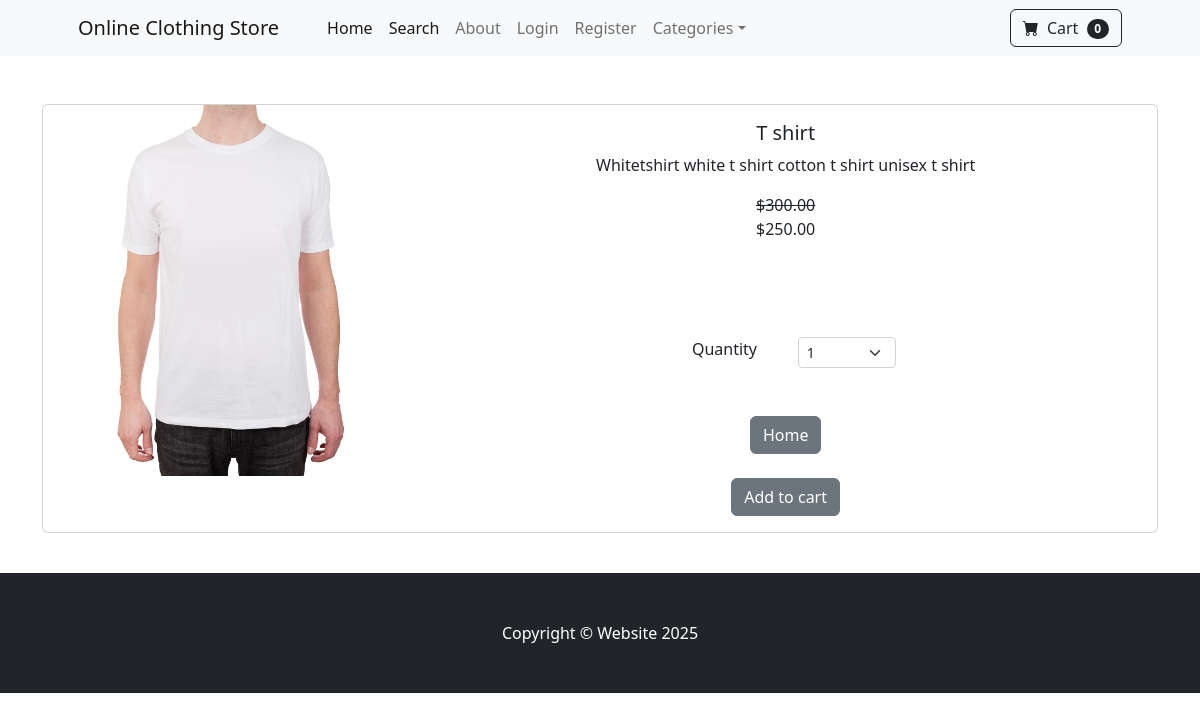
The page /product/7 on the database its author committed.
### store/models.py (models this page shows, shortened)
class Product(models.Model):
    name = models.CharField(max_length=254)
    price = models.DecimalField(max_digits=6,default=0,decimal_places=2)
    category = models.ForeignKey(Category, on_delete=models.CASCADE, default=1)
    description = models.CharField(max_length=254,null=True,blank=True,default='')
    is_sale = models.BooleanField(default=False)
    sale_price = models.DecimalField(max_digits=6,default=0,decimal_places=2)
    image = models.ImageField(upload_to='uploads/product')

### store/views.py (the view)
# urls.py: path('product/<int:pk>', views.product, name="product" ),
def product(request,pk):
    product = Product.objects.get(id=pk)
    return render(request,'product.html', {'product':product})

### cart/cart.py (called while the page is built)
    def __len__(self):
        return len(self.cart)

### cart/context_processors.py (called while the page is built)
def cart(request):
    return {'cart' : Cart(request)}

### store/templates/product.html (shortened to what this page needs)
{% extends "base.html" %}
{% block content %}
<div class="container">
    <br> <br>
<div class="card mb-3" >
  <div class="row g-0">
    <div class="col-md-4">
      <img src="{{ product.image.url }}" class="img-fluid rounded-start" alt="...">
    </div>
    <div class="col-md-8">
      <div class="card-body">
        <center>
        <h5 class="card-title">{{product.name}}</h5>
        <p class="card-text"> {{product.description}} </p>
        {% if product.is_sale  %}
         <div class="col mb-5">
        <strike> ${{product.price}}  </strike> <br>
          ${{product.sale_price}}
         </div>
        {% else %}
          ${{product.price}}
        {% endif %}
        <br> <br>
        <div class="row justify-content-center">
        <div class="col-md-2"> Quantity</div>
        <div class="col-md-2">
        <select class="form-select form-select-sm" id="qty-cart" >
  <option value="1">1</option>
</select>
</div>
</div>
<br> <br>
        <a href=" {% url "home" %} " class="btn btn-secondary">
            Home
        </a>
          <br> <br>
        <button type="button" value="{{product.id}}" class="btn btn-secondary" id="add-cart">Add to cart </button>
        </center>
      </div>
    </div>
  </div>
</div>
</div>
<br>
{% endblock content %}

### rows shown on the page
Product: image (picture), name "T shirt", description "Whitetshirt white t shirt cotton t shirt unisex t shirt", price "300.00", sale_price "250.00"

### other values the page prints
{{ cart|length }} "0"
